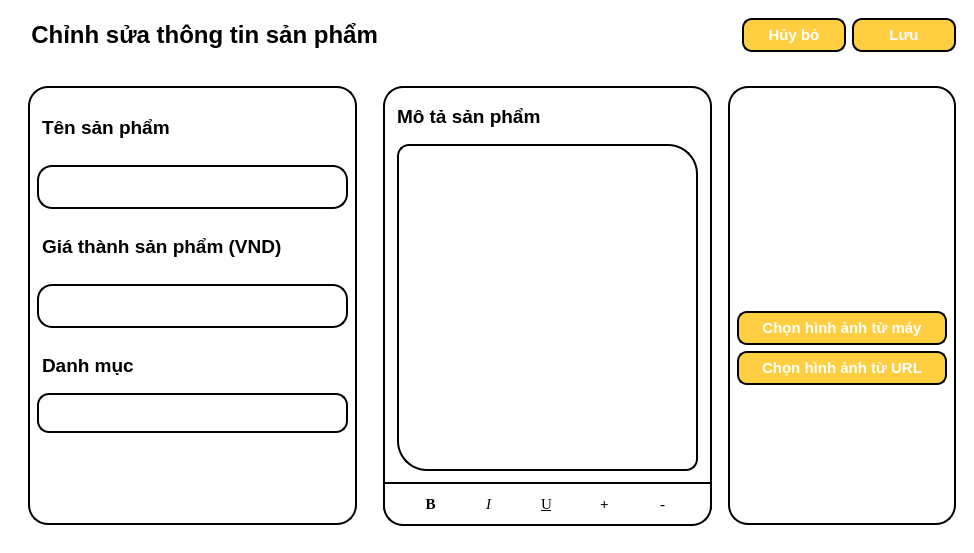
<?xml version="1.0" encoding="UTF-8"?>
<ui version="4.0">
 <class>MainWindow</class>
 <widget class="QMainWindow" name="MainWindow">
  <property name="geometry">
   <rect>
    <x>0</x>
    <y>0</y>
    <width>974</width>
    <height>553</height>
   </rect>
  </property>
  <property name="windowTitle">
   <string>MainWindow</string>
  </property>
  <property name="styleSheet">
   <string notr="true">background-color: white;
color: black;</string>
  </property>
  <widget class="QWidget" name="centralwidget">
   <layout class="QVBoxLayout" name="verticalLayout">
    <item>
     <widget class="QWidget" name="widget" native="true">
      <property name="styleSheet">
       <string notr="true">max-height: 60px;</string>
      </property>
      <layout class="QHBoxLayout" name="horizontalLayout_2">
       <item>
        <widget class="QLabel" name="l_title">
         <property name="font">
          <font>
           <family>Segoe UI</family>
           <pointsize>18</pointsize>
           <bold>true</bold>
          </font>
         </property>
         <property name="text">
          <string>  Chỉnh sửa thông tin sản phẩm</string>
         </property>
        </widget>
       </item>
       <item>
        <widget class="QPushButton" name="cancel">
         <property name="font">
          <font>
           <family>Segoe UI</family>
           <pointsize>11</pointsize>
           <bold>true</bold>
          </font>
         </property>
         <property name="styleSheet">
          <string notr="true">QPushButton{
	border: 2px solid black;
	height: 30px;
	border-radius: 10px;
	background-color: #FFCE41;
	color: white;
	max-width: 100px;
	min-width: 100px;
}

QPushButton::hover{
	border: 3px solid black;
	height: 30px;
	border-radius: 10px;
	background-color: #FFCE41;
	max-width: 100px;
	min-width: 100px;
}

QPushButton::pressed{
	border: 3px solid black;
	height: 30px;
	border-radius: 10px;
	background-color: rgb(234, 188, 59);
	max-width: 100px;
	min-width: 100px;
}</string>
         </property>
         <property name="text">
          <string>Hủy bỏ</string>
         </property>
        </widget>
       </item>
       <item>
        <widget class="QPushButton" name="save">
         <property name="font">
          <font>
           <family>Segoe UI</family>
           <pointsize>11</pointsize>
           <bold>true</bold>
          </font>
         </property>
         <property name="styleSheet">
          <string notr="true">QPushButton{
	border: 2px solid black;
	height: 30px;
	border-radius: 10px;
	background-color: #FFCE41;
	color: white;
	max-width: 100px;
	min-width: 100px;
}

QPushButton::hover{
	border: 3px solid black;
	height: 30px;
	border-radius: 10px;
	background-color: #FFCE41;
	max-width: 100px;
	min-width: 100px;
}

QPushButton::pressed{
	border: 3px solid black;
	height: 30px;
	border-radius: 10px;
	background-color: rgb(234, 188, 59);
	max-width: 100px;
	min-width: 100px;
}</string>
         </property>
         <property name="text">
          <string>Lưu</string>
         </property>
        </widget>
       </item>
      </layout>
     </widget>
    </item>
    <item>
     <widget class="QWidget" name="widget_2" native="true">
      <layout class="QHBoxLayout" name="horizontalLayout">
       <item>
        <widget class="QWidget" name="widget_5" native="true">
         <property name="styleSheet">
          <string notr="true">QWidget{
	/*max-height: 380px;*/
	background-color: white;
	color: black;
	border-radius: 20px;
	border: 2px solid black;
	margin: 10px;
}</string>
         </property>
         <layout class="QVBoxLayout" name="verticalLayout_4">
          <item>
           <widget class="QWidget" name="widget_3" native="true">
            <property name="styleSheet">
             <string notr="true">background-color: transparent;
border: 0px;
margin: 0px;
padding: 0px;
min-height: 15px;
max-height: 15px;</string>
            </property>
           </widget>
          </item>
          <item>
           <widget class="QLabel" name="name">
            <property name="font">
             <font>
              <family>Segoe UI</family>
              <pointsize>14</pointsize>
              <bold>true</bold>
             </font>
            </property>
            <property name="styleSheet">
             <string notr="true">border: 0px;</string>
            </property>
            <property name="text">
             <string>Tên sản phẩm</string>
            </property>
           </widget>
          </item>
          <item>
           <widget class="QLineEdit" name="line_name">
            <property name="font">
             <font>
              <family>Segoe UI</family>
              <pointsize>12</pointsize>
             </font>
            </property>
            <property name="styleSheet">
             <string notr="true">padding: 5px;
border: 2px solid black;
border-radius: 15px;
height: 30px;
margin: 10px;</string>
            </property>
           </widget>
          </item>
          <item>
           <widget class="QLabel" name="price">
            <property name="font">
             <font>
              <family>Segoe UI</family>
              <pointsize>14</pointsize>
              <bold>true</bold>
             </font>
            </property>
            <property name="styleSheet">
             <string notr="true">border: 0px;</string>
            </property>
            <property name="text">
             <string>Giá thành sản phẩm (VND)</string>
            </property>
           </widget>
          </item>
          <item>
           <widget class="QLineEdit" name="line_price">
            <property name="styleSheet">
             <string notr="true">padding: 5px;
border: 2px solid black;
border-radius: 15px;
height: 30px;
margin: 10px;</string>
            </property>
            <property name="inputMask">
             <string notr="true"/>
            </property>
            <property name="text">
             <string notr="true"/>
            </property>
            <property name="frame">
             <bool>false</bool>
            </property>
           </widget>
          </item>
          <item>
           <widget class="QLabel" name="tag">
            <property name="font">
             <font>
              <family>Segoe UI</family>
              <pointsize>14</pointsize>
              <bold>true</bold>
             </font>
            </property>
            <property name="styleSheet">
             <string notr="true">border: 0px;</string>
            </property>
            <property name="text">
             <string>Danh mục</string>
            </property>
           </widget>
          </item>
          <item>
           <widget class="QComboBox" name="tag_name">
            <property name="styleSheet">
             <string notr="true">QComboBox{
	height: 30px;
	padding: 3px;
	border: 2px solid black;
	margin-top: 0px;
	border-radius: 12px;
	padding-left: 15px;
}

QComboBox::drop-down {
    border-color: transparent;
}

QComboBox QAbstractItemView {
    border: 1px solid gray;
    box-shadow: transparent;
	border-radius: 0px;
	margin: 0px;
}</string>
            </property>
           </widget>
          </item>
          <item>
           <spacer name="verticalSpacer_2">
            <property name="orientation">
             <enum>Qt::Orientation::Vertical</enum>
            </property>
            <property name="sizeHint" stdset="0">
             <size>
              <width>20</width>
              <height>40</height>
             </size>
            </property>
           </spacer>
          </item>
         </layout>
        </widget>
       </item>
       <item>
        <widget class="QWidget" name="widget_6" native="true">
         <property name="styleSheet">
          <string notr="true">background-color: white;
color: black;
border-radius: 20px;
border: 2px solid black;
margin: 10px;</string>
         </property>
         <layout class="QVBoxLayout" name="verticalLayout_8">
          <item>
           <widget class="QLabel" name="discription">
            <property name="font">
             <font>
              <family>Segoe UI</family>
              <pointsize>14</pointsize>
              <bold>true</bold>
             </font>
            </property>
            <property name="styleSheet">
             <string notr="true">border: 0px;
padding-top: 10px;</string>
            </property>
            <property name="text">
             <string>Mô tả sản phẩm</string>
            </property>
           </widget>
          </item>
          <item>
           <widget class="QTextEdit" name="textEdit">
            <property name="font">
             <font>
              <family>Segoe UI</family>
              <pointsize>12</pointsize>
             </font>
            </property>
            <property name="styleSheet">
             <string notr="true">padding: 5px;
border: 2px solid black;
margin: 15px;
margin-top: 0px;
margin-bottom: 5px;
border-radius: 30px;
border-top-left-radius: 12px;
border-bottom-right-radius: 12px;</string>
            </property>
            <property name="verticalScrollBarPolicy">
             <enum>Qt::ScrollBarPolicy::ScrollBarAlwaysOff</enum>
            </property>
            <property name="horizontalScrollBarPolicy">
             <enum>Qt::ScrollBarPolicy::ScrollBarAlwaysOff</enum>
            </property>
            <property name="html">
             <string>&lt;!DOCTYPE HTML PUBLIC &quot;-//W3C//DTD HTML 4.0//EN&quot; &quot;http://www.w3.org/TR/REC-html40/strict.dtd&quot;&gt;
&lt;html&gt;&lt;head&gt;&lt;meta name=&quot;qrichtext&quot; content=&quot;1&quot; /&gt;&lt;meta charset=&quot;utf-8&quot; /&gt;&lt;style type=&quot;text/css&quot;&gt;
p, li { white-space: pre-wrap; }
hr { height: 1px; border-width: 0; }
li.unchecked::marker { content: &quot;\2610&quot;; }
li.checked::marker { content: &quot;\2612&quot;; }
&lt;/style&gt;&lt;/head&gt;&lt;body style=&quot; font-family:'Segoe UI'; font-size:12pt; font-weight:400; font-style:normal;&quot;&gt;
&lt;p style=&quot;-qt-paragraph-type:empty; margin-top:0px; margin-bottom:0px; margin-left:0px; margin-right:0px; -qt-block-indent:0; text-indent:0px;&quot;&gt;&lt;br /&gt;&lt;/p&gt;&lt;/body&gt;&lt;/html&gt;</string>
            </property>
            <property name="placeholderText">
             <string/>
            </property>
           </widget>
          </item>
          <item>
           <widget class="QWidget" name="widget_9" native="true">
            <property name="styleSheet">
             <string notr="true">margin: 0px;
margin-left: 1px;
margin-right: 1px;
border: 2px solid black;
min-height: 35px;
max-height: 35px;
padding-bottom: 5px;
border-top-left-radius: 0px;
border-top-right-radius: 0px;</string>
            </property>
            <layout class="QHBoxLayout" name="horizontalLayout_7">
             <item>
              <widget class="QPushButton" name="bold">
               <property name="font">
                <font>
                 <family>Times New Roman</family>
                 <pointsize>11</pointsize>
                 <italic>false</italic>
                 <bold>true</bold>
                </font>
               </property>
               <property name="styleSheet">
                <string notr="true">QPushButton{
	margin: 0px;
	border: 0px;
	min-height: 25px;
	max-height: 25px;
	min-width: 25px;
	max-width: 25px;
	background-color: white;
	border-radius: 8px;
	padding: 0px;
}
QPushButton::hover{
	margin: 0px;
	border: 0px;
	min-height: 25px;
	max-height: 25px;
	min-width: 25px;
	max-width: 25px;
	background-color: #eeeeee;	
	border-radius: 8px;
	padding: 0px;
}
QPushButton::pressed{
	margin: 0px;
	border: 0px;
	min-height: 25px;
	max-height: 25px;
	min-width: 25px;
	max-width: 25px;
	background-color: gray;	
	border-radius: 8px;
	padding: 0px;
}</string>
               </property>
               <property name="text">
                <string>B</string>
               </property>
              </widget>
             </item>
             <item>
              <widget class="QPushButton" name="italic">
               <property name="font">
                <font>
                 <family>Times New Roman</family>
                 <pointsize>11</pointsize>
                 <italic>true</italic>
                </font>
               </property>
               <property name="styleSheet">
                <string notr="true">QPushButton{
	margin: 0px;
	border: 0px;
	min-height: 25px;
	max-height: 25px;
	min-width: 25px;
	max-width: 25px;
	background-color: white;
	border-radius: 8px;
	padding: 0px;
}
QPushButton::hover{
	margin: 0px;
	border: 0px;
	min-height: 25px;
	max-height: 25px;
	min-width: 25px;
	max-width: 25px;
	background-color: #eeeeee;	
	border-radius: 8px;
	padding: 0px;
}
QPushButton::pressed{
	margin: 0px;
	border: 0px;
	min-height: 25px;
	max-height: 25px;
	min-width: 25px;
	max-width: 25px;
	background-color: gray;	
	border-radius: 8px;
	padding: 0px;
}</string>
               </property>
               <property name="text">
                <string>I</string>
               </property>
              </widget>
             </item>
             <item>
              <widget class="QPushButton" name="underline">
               <property name="font">
                <font>
                 <family>Times New Roman</family>
                 <pointsize>11</pointsize>
                 <italic>false</italic>
                 <underline>true</underline>
                </font>
               </property>
               <property name="styleSheet">
                <string notr="true">QPushButton{
	margin: 0px;
	border: 0px;
	min-height: 25px;
	max-height: 25px;
	min-width: 25px;
	max-width: 25px;
	background-color: white;
	border-radius: 8px;
	padding: 0px;
}
QPushButton::hover{
	margin: 0px;
	border: 0px;
	min-height: 25px;
	max-height: 25px;
	min-width: 25px;
	max-width: 25px;
	background-color: #eeeeee;	
	border-radius: 8px;
	padding: 0px;
}
QPushButton::pressed{
	margin: 0px;
	border: 0px;
	min-height: 25px;
	max-height: 25px;
	min-width: 25px;
	max-width: 25px;
	background-color: gray;	
	border-radius: 8px;
	padding: 0px;
}</string>
               </property>
               <property name="text">
                <string>U</string>
               </property>
              </widget>
             </item>
             <item>
              <widget class="QPushButton" name="increase">
               <property name="font">
                <font>
                 <family>Times New Roman</family>
                 <pointsize>11</pointsize>
                 <italic>false</italic>
                 <bold>true</bold>
                </font>
               </property>
               <property name="styleSheet">
                <string notr="true">QPushButton{
	margin: 0px;
	border: 0px;
	min-height: 25px;
	max-height: 25px;
	min-width: 25px;
	max-width: 25px;
	background-color: white;
	border-radius: 8px;
	padding: 0px;
}
QPushButton::hover{
	margin: 0px;
	border: 0px;
	min-height: 25px;
	max-height: 25px;
	min-width: 25px;
	max-width: 25px;
	background-color: #eeeeee;	
	border-radius: 8px;
	padding: 0px;
}
QPushButton::pressed{
	margin: 0px;
	border: 0px;
	min-height: 25px;
	max-height: 25px;
	min-width: 25px;
	max-width: 25px;
	background-color: gray;	
	border-radius: 8px;
	padding: 0px;
}</string>
               </property>
               <property name="text">
                <string>+</string>
               </property>
              </widget>
             </item>
             <item>
              <widget class="QPushButton" name="decrease">
               <property name="font">
                <font>
                 <family>Times New Roman</family>
                 <pointsize>11</pointsize>
                 <italic>false</italic>
                 <bold>true</bold>
                </font>
               </property>
               <property name="styleSheet">
                <string notr="true">QPushButton{
	margin: 0px;
	border: 0px;
	min-height: 25px;
	max-height: 25px;
	min-width: 25px;
	max-width: 25px;
	background-color: white;
	border-radius: 8px;
	padding: 0px;
}
QPushButton::hover{
	margin: 0px;
	border: 0px;
	min-height: 25px;
	max-height: 25px;
	min-width: 25px;
	max-width: 25px;
	background-color: #eeeeee;	
	border-radius: 8px;
	padding: 0px;
}
QPushButton::pressed{
	margin: 0px;
	border: 0px;
	min-height: 25px;
	max-height: 25px;
	min-width: 25px;
	max-width: 25px;
	background-color: gray;	
	border-radius: 8px;
	padding: 0px;
}</string>
               </property>
               <property name="text">
                <string>-</string>
               </property>
              </widget>
             </item>
            </layout>
           </widget>
          </item>
         </layout>
        </widget>
       </item>
       <item>
        <widget class="QWidget" name="widget_4" native="true">
         <property name="styleSheet">
          <string notr="true">background-color: white;
border: 2px solid black;
border-radius: 20px;
margin-top: 10px;
margin-bottom: 10px;</string>
         </property>
         <layout class="QVBoxLayout" name="verticalLayout_2">
          <item>
           <widget class="QLabel" name="image">
            <property name="styleSheet">
             <string notr="true">max-width: 200px;
min-width: 200px;
max-height: 200px;
min-height: 200px;

background-color: white;
border: 0px;
border-radius: 0px;
margin: 5px;
margin-top: 15px;</string>
            </property>
            <property name="text">
             <string/>
            </property>
           </widget>
          </item>
          <item>
           <widget class="QPushButton" name="choose_image">
            <property name="font">
             <font>
              <family>Segoe UI</family>
              <pointsize>11</pointsize>
              <bold>true</bold>
             </font>
            </property>
            <property name="styleSheet">
             <string notr="true">QPushButton{
	border: 2px solid black;
	height: 30px;
	border-radius: 10px;
	background-color: #FFCE41;
	color: white;
	max-height: 30px;
	min-height: 30px;
	margin: 0px;
}

QPushButton::hover{
	border: 3px solid black;
	height: 30px;
	border-radius: 10px;
	background-color: #FFCE41;
	max-height: 30px;
	min-height: 30px;
	margin: 0px;
}

QPushButton::pressed{
	border: 3px solid black;
	height: 30px;
	border-radius: 10px;
	background-color: rgb(234, 188, 59);
	max-height: 30px;
	min-height: 30px;
	margin: 0px;
}</string>
            </property>
            <property name="text">
             <string>Chọn hình ảnh từ máy</string>
            </property>
           </widget>
          </item>
          <item>
           <widget class="QPushButton" name="choose_image_url">
            <property name="font">
             <font>
              <family>Segoe UI</family>
              <pointsize>11</pointsize>
              <bold>true</bold>
             </font>
            </property>
            <property name="styleSheet">
             <string notr="true">QPushButton{
	border: 2px solid black;
	height: 30px;
	border-radius: 10px;
	background-color: #FFCE41;
	color: white;
	max-height: 30px;
	min-height: 30px;
	margin: 0px;
}

QPushButton::hover{
	border: 3px solid black;
	height: 30px;
	border-radius: 10px;
	background-color: #FFCE41;
	max-height: 30px;
	min-height: 30px;
	margin: 0px;
}

QPushButton::pressed{
	border: 3px solid black;
	height: 30px;
	border-radius: 10px;
	background-color: rgb(234, 188, 59);
	max-height: 30px;
	min-height: 30px;
	margin: 0px;
}</string>
            </property>
            <property name="text">
             <string>Chọn hình ảnh từ URL</string>
            </property>
           </widget>
          </item>
          <item>
           <spacer name="verticalSpacer">
            <property name="orientation">
             <enum>Qt::Orientation::Vertical</enum>
            </property>
            <property name="sizeHint" stdset="0">
             <size>
              <width>20</width>
              <height>40</height>
             </size>
            </property>
           </spacer>
          </item>
         </layout>
        </widget>
       </item>
      </layout>
     </widget>
    </item>
   </layout>
  </widget>
 </widget>
 <resources/>
 <connections/>
</ui>
